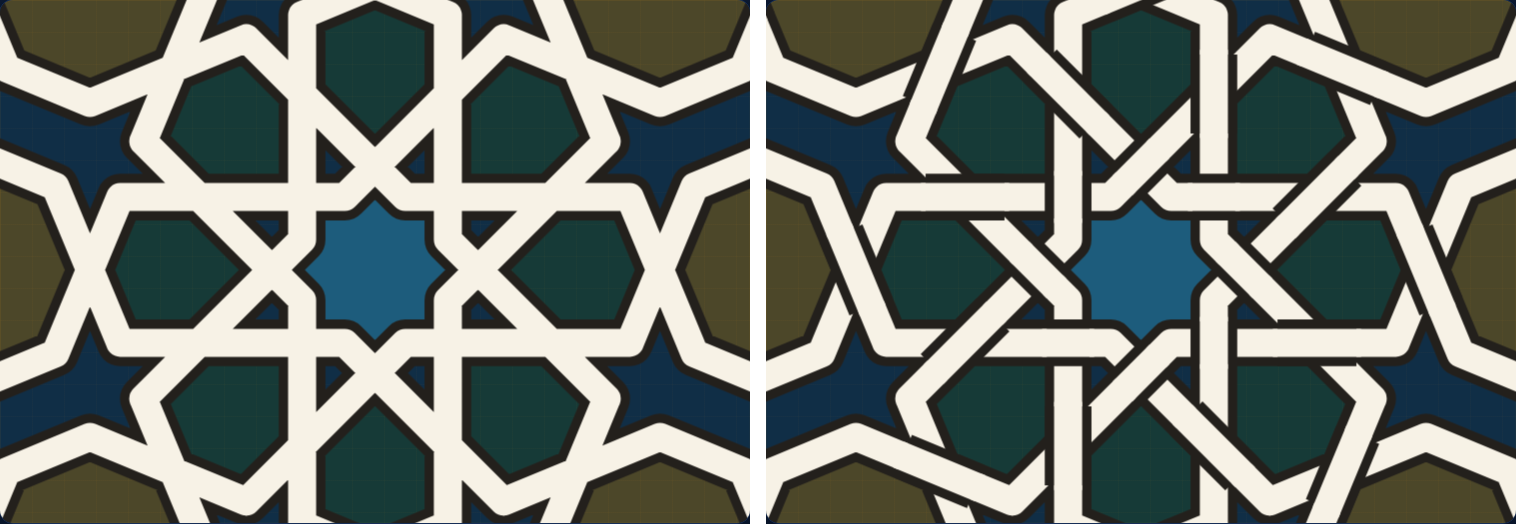
#> input picture kurt-eight-fold-zellige-compare.png, 1516 x 524 px, given in place of bouinania-pattern.jpg, which was not available
$ python 6a_piece_network.py ../../../kurt-eight-fold-zellige-compare.png
#> lines starting #> are read from the running program, lines starting #| are printed output that depends on the picture; after the words box and inside, x2 and y2 are one past the last pixel; in counts of white or black regions, pixels touching at a corner belong together; pictures that were not available may be replaced by others from this repository, and a replacement may not be noted
import numpy as np, math, json, sys
from PIL import Image, ImageDraw
from scipy import ndimage as ndi
from skimage.measure import find_contours, approximate_polygon
from skimage.morphology import remove_small_holes
from shapely.geometry import Polygon
im = np.asarray(Image.open('bouinania-pattern.jpg').convert('RGB')).astype(float)
cx, cy, R = 1027.0, 1027.5, 367.0
mx = im.max(2); mn = im.min(2); sat = (mx - mn)/(mx + 1)
#> after `mx = im.max(2)`:
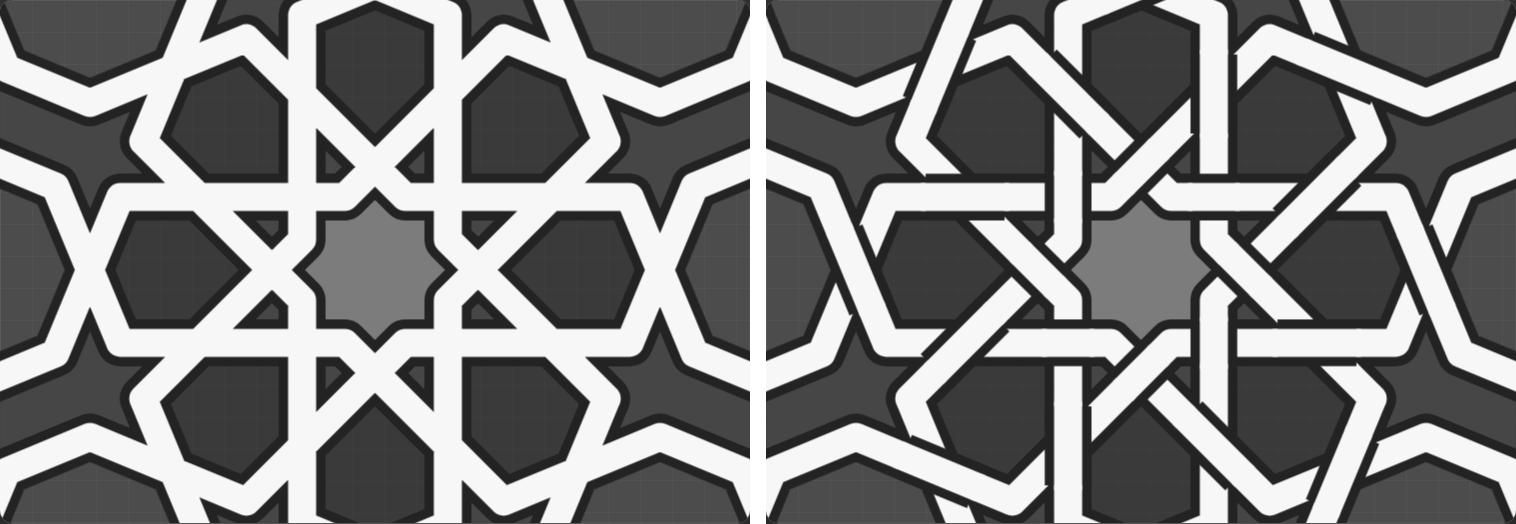
#> mx: shape (524, 1516) float64; min 32, max 255, mean 129.9
#> after `mn = im.min(2)`:
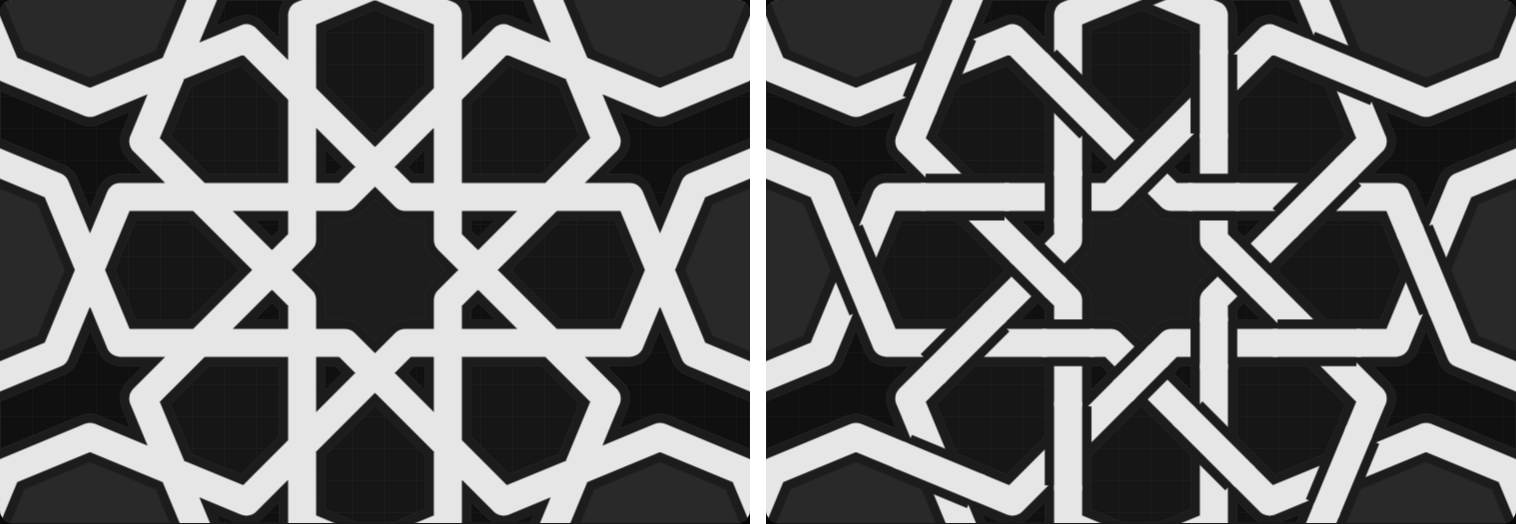
#> mn: shape (524, 1516) float64; min 7, max 255, mean 104.6
#> after `sat = (mx - mn) / (mx + 1)`:
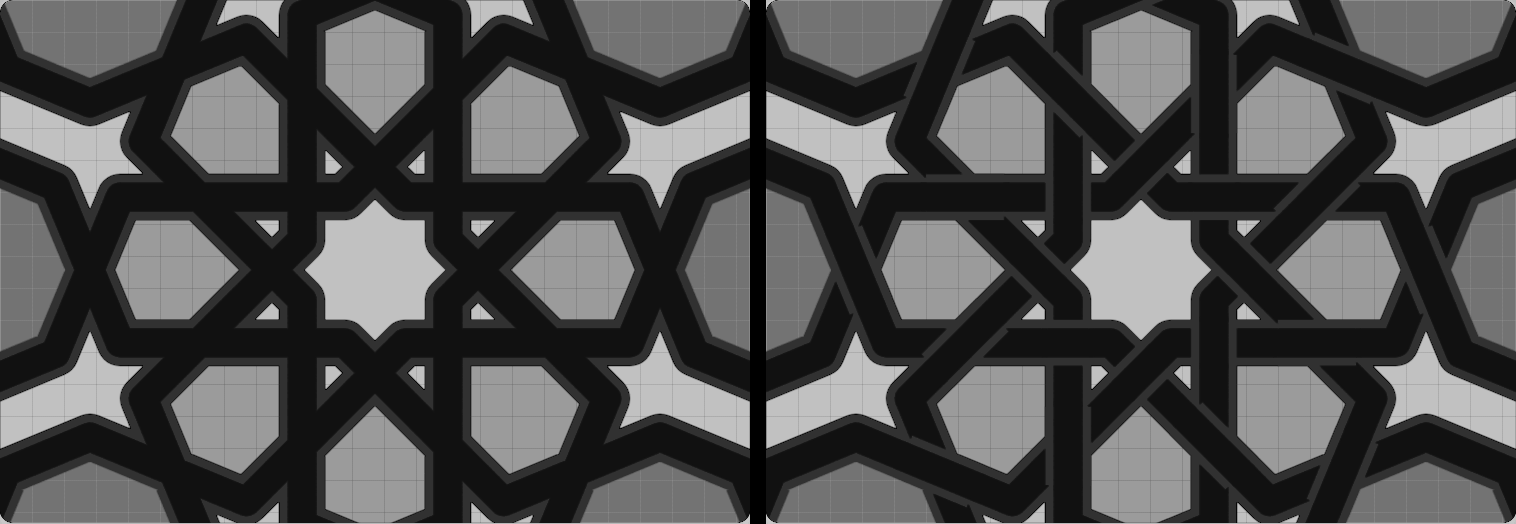
#> sat: shape (524, 1516) float64; min 0, max 0.818, mean 0.309
pieces = (mx < 75) | ((sat > 0.35) & (mx > 50))
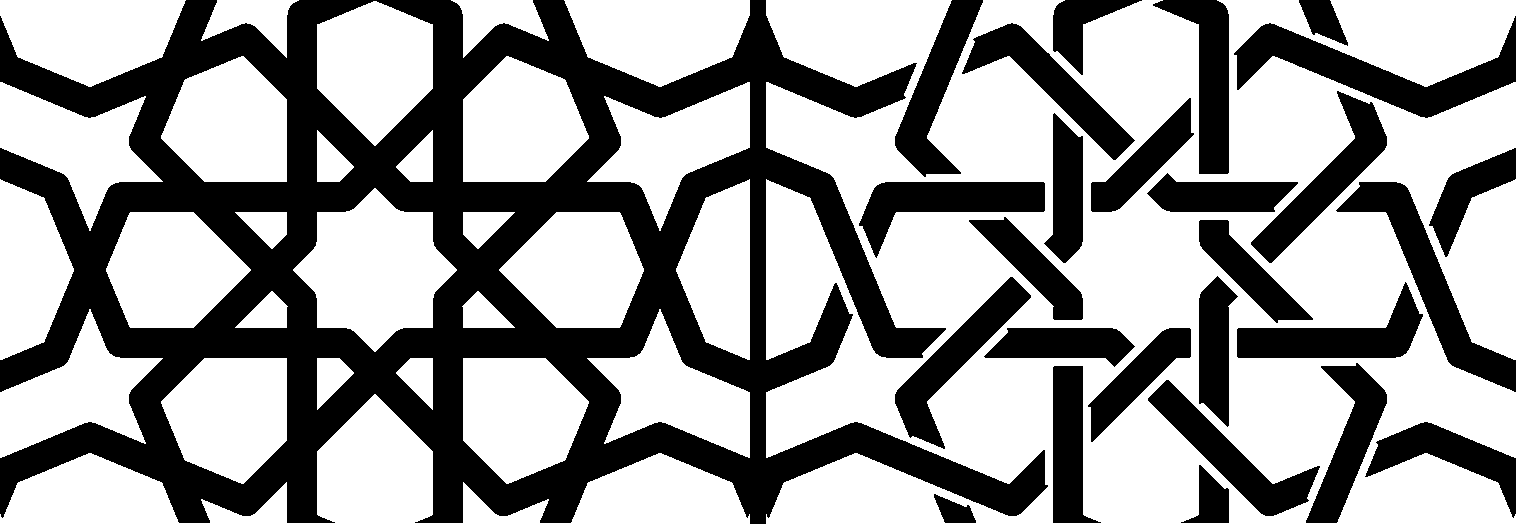
#> pieces: shape (524, 1516) bool; 60.4% white; 27 black regions, largest, box (x1, y1, x2, y2) and area: (0, 0, 1048, 524) 193942, (1234, 16, 1516, 118) 9431, (1336, 182, 1516, 392) 8062
pieces = ndi.binary_opening(pieces, iterations=2)
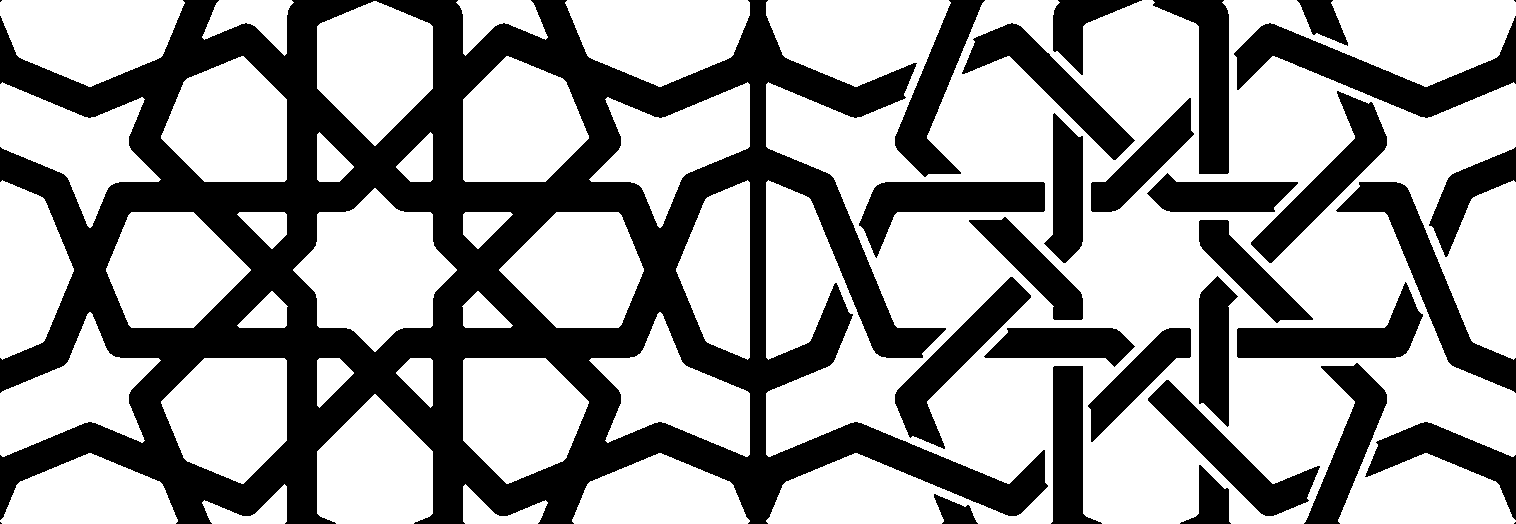
#> pieces: shape (524, 1516) bool; 60.3% white; 31 black regions (4 under 20 px), largest, box (x1, y1, x2, y2) and area: (0, 0, 1048, 524) 194538, (1234, 16, 1516, 118) 9439, (1336, 182, 1516, 393) 8070
#> (the run stopped early here; a loop or call above may not have finished)
